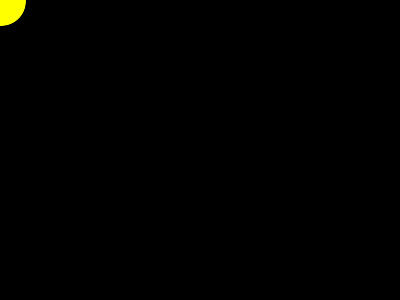
Frame 1 (no input)
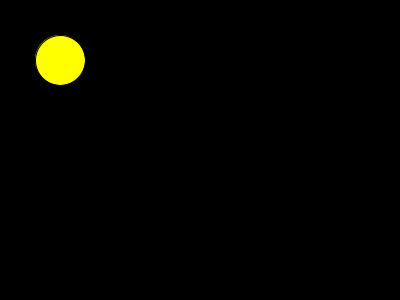
Frame 60 (the mouse pressed at the canvas centre just before this capture)
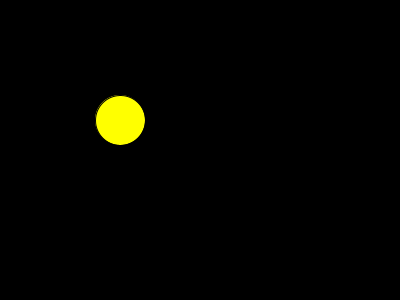
Frame 120 (the mouse held since frame 60 and released just before this capture)

The Processing sketch that drew these frames (run headless with seeded random() and noise(); from frame 60 on, the mouse is pressed at the canvas centre):

// Processing sketch: sketch
// ── sketch.pde
// on définit deux variables "largeur" et "hauteur" de type int (nombre entier)
int largeur = 50;
int hauteur = 50;

// valeur de départ de x, et y (type float, nombre à virgule)
float x = 0;
float y = 0;

// sens de déplacement de l'ellipse en x et en y
int directionX = 1;
int directionY = 1;

// setup est executé une seul fois au lancement du programme
void setup() {
  size(400, 300); // la fenêtre fera 400px de largeur par 300px de hauteur
}

// le draw est executé en boucle plusieurs fois par seconde
void draw() {
  x = x + directionX; // à chaque frame, on ajoute à x "directionX"
  y = y + directionY; // à chaque frame, on ajoute à y "directionY"

  // on fait rebondir l'ellipse dans la scène :
  if (x > width) {   // si x est supérieur à la largeur de la fenêtre...
    directionX = -1; // alors on inverse la direction sur l'axe des X
  }

  if (y > height) {  // si y est supérieur à la hauteur de la fenêtre...
    directionY = -1; // alors on inverse la direction sur l'axe des Y
  }

  if (x < 0) {       // si x est inférieur à 0...
    directionX = 1;  // alors on inverse la direction sur l'axe des X
  }

  if (y < 0) {       // si y est inférieur à 0...
    directionY = 1;  // alors on inverse la direction sur l'axe des Y
  }


  background(0); // on remplit le fond en noir

  fill(255, 255, 0); // on remplit les formes en jaune
  ellipse(x, y, largeur, hauteur); // on place une ellipse en (x,y), avec une largeur "largeur" et une hauteur "hauteur"
}
